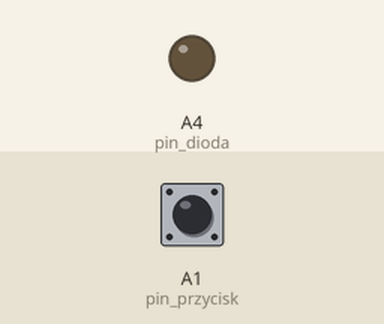
Bench run of a sketch on a simulated Arduino Uno, built with avr-gcc and run on an emulated ATmega328P. Parts: output pins drawn as LEDs (lit = HIGH). Dashed ring = blinking. The inputs (shaded band) are chosen by the test bench; at power-on: A1 (pin_przycisk) HIGH. What the sketch prints to the serial monitor is not drawn.

Above: at 1.2 s.
1.3 s: A1 (pin_przycisk) pulled LOW for 0.15 s
At 1.37 s:
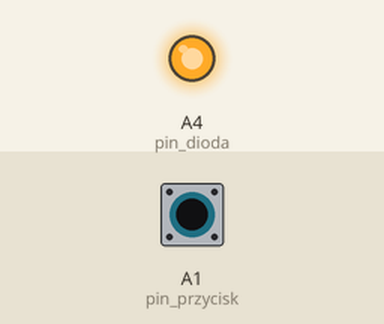
2.9 s: A1 (pin_przycisk) pulled LOW for 1 s
At 5.0 s:
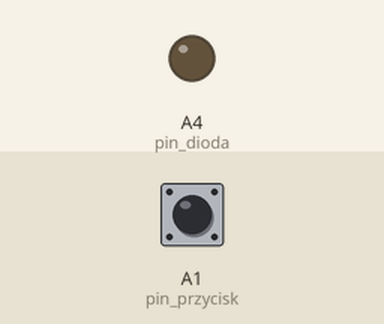
5.4 s: A1 (pin_przycisk) pulsed LOW 2 times (0.12 s each, 0.3 s apart)
At 5.46 s:
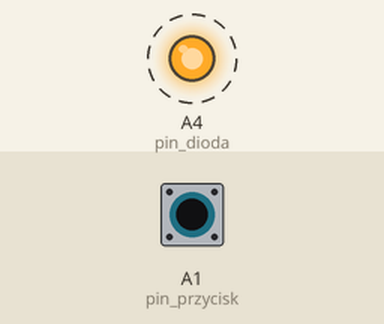
7.5 s: A1 (pin_przycisk) driven LOW
At 8.8 s:
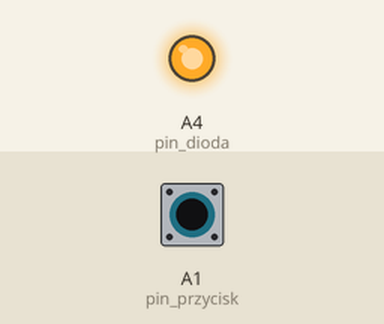
10.5 s: A1 (pin_przycisk) driven HIGH
At 11.2 s:
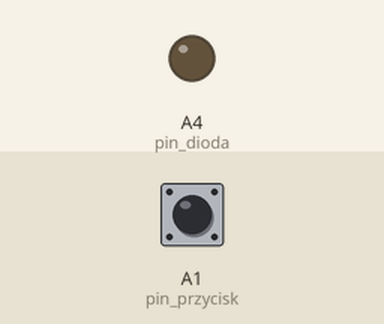
Timing chart, 0 to 13.0 s (numbered marks = the images above; inputs shaded):
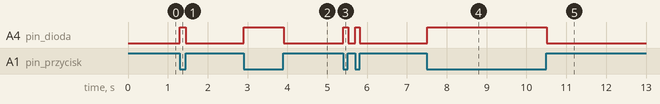

The sketch:

sketch_apr25b.ino
```cpp
int pin_przycisk = A1;
int pin_dioda = A4;

void setup() {
  //ustawienia dla pinu przycisku
  pinMode(pin_przycisk, INPUT);     //pracuje jako wejscie
  digitalWrite(pin_przycisk, HIGH); //spoczynkowy stan wysoki (rezystory podciagajace wlaczone)

  //pin zapalajacy diode musi pracowac jako wyjscie
  pinMode(pin_dioda, OUTPUT);
  digitalWrite(pin_dioda, LOW);
  Serial.begin(9600);
}

void loop() {
  int przycisk = digitalRead(pin_przycisk); //odczytujemy stan przycisku
  if(przycisk == HIGH)
  {           //
    digitalWrite(pin_dioda, LOW);
     //dioda ma byc zgaszona

  }
  else                             //w przeciwnym wypadku
  {
    digitalWrite(pin_dioda, HIGH); //dioda ma sie swiecic
     Serial.print("ddd");
  }
  delay(10);
}
```

Measured:
- after the input at 1.3 s, A4 (pin_dioda): LOW → HIGH at once, → LOW 0.15 s later
- after the input at 2.9 s, A4 (pin_dioda): LOW → HIGH at once, → LOW 1.0 s later
- after the input at 5.4 s, A4 (pin_dioda): alternates HIGH for 0.12 s and LOW for 0.18 s, 4 changes in all, then stays LOW, starting at once
- after the input at 7.5 s, A4 (pin_dioda): LOW → HIGH at once
- after the input at 10.5 s, A4 (pin_dioda): HIGH → LOW at once
